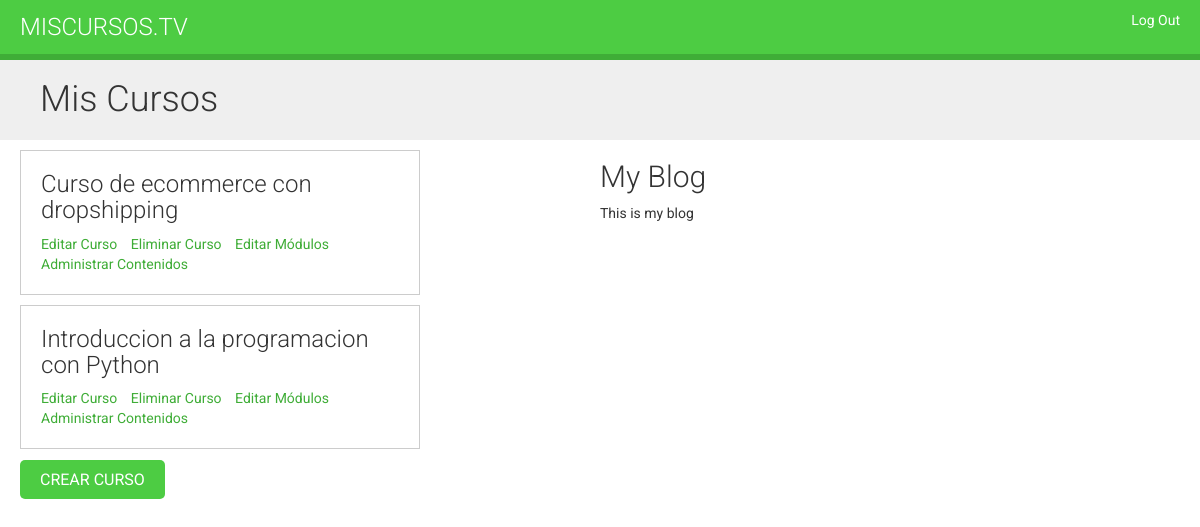
The app's page /course/mine/ (signed in), older data.
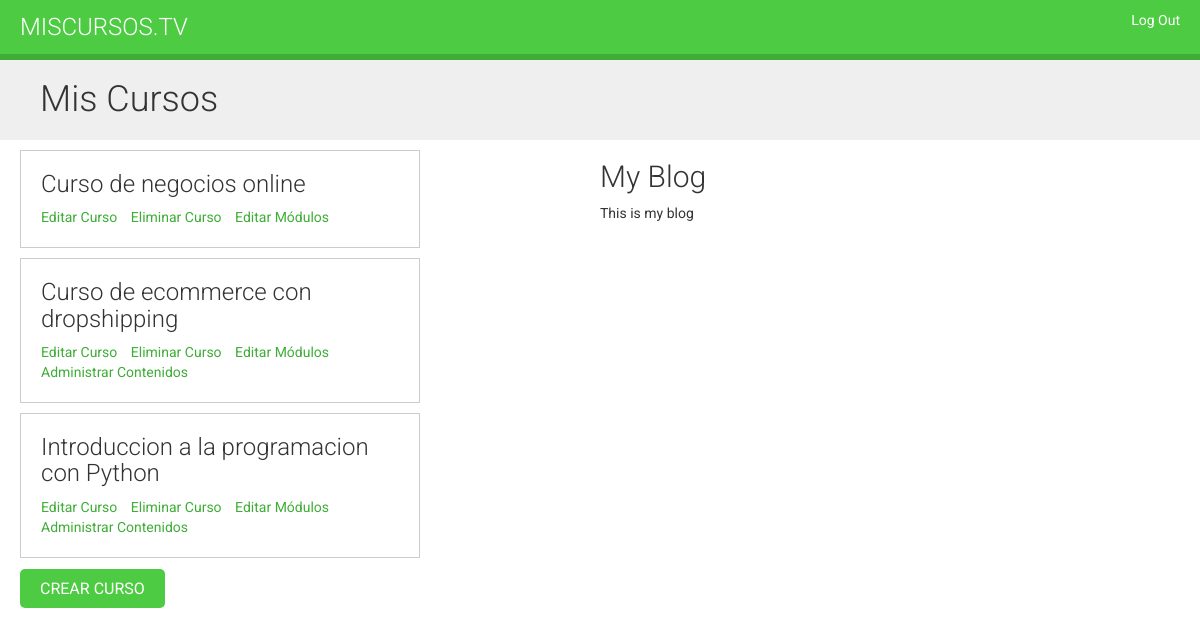
The same page, newer data.
### elearning/models.py (models this page shows, shortened)
class Course(models.Model):
    owner = models.ForeignKey(User, related_name='courses_created', on_delete=models.CASCADE)
    subject = models.ForeignKey(Subject, related_name='courses', on_delete=models.CASCADE)
    title = models.CharField(max_length=200)
    slug = models.CharField(max_length=200, unique=True)
    overview = models.TextField()
    created = models.DateTimeField(auto_now_add=True)
    class Meta:
        ordering = ['-created']

### elearning/views.py (the view)
# urls.py: path('mine/', views.ManageCourseListView.as_view(), name='manage_course_list'),
class ManageCourseListView(OwnerCourseMixin, ListView):
    template_name = 'manage/course/list.html'
    permission_required = 'courses.view_course'

### elearning/views.py (called while the page is built)
    def get_queryset(self):
        qs = super().get_queryset()
        return qs.filter(owner=self.request.user)

### elearning/templates/manage/course/list.html (shortened to what this page needs)
{% extends 'base.html' %}
{% load static %}
{% block css %}<link rel="stylesheet" href="{% static 'css/base.css' %}"> {% endblock %}
{% block content %}
    <h1>Mis Cursos</h1>
    <div class="module">
        {% for course in object_list %}
            <div class="course-info">
                <h3>{{ course.title }}</h3>
                <p>
                    <a href="{% url 'course_edit' course.id %}">Editar Curso</a>
                    <a href="{% url 'course_delete' course.id %}">Eliminar Curso</a>
                    <a href="{% url 'course_module_update' course.id %}">Editar Módulos</a>
                    {% if course.modules.count > 0 %}
                        <a href="{% url 'module_content_list' course.modules.first.id %}">Administrar Contenidos</a>
                    {% endif %}
                </p>
            </div>
        {% empty %}
            <p>No has creado cursos aún.</p>
        {% endfor %}
        <p>
            <a href="{% url 'course_create' %}" class="button">Crear Curso</a>
        </p>
    </div>
{% endblock %}

Row changes from the older to the newer data that the page shows:
added Course: title "Curso de negocios online"
